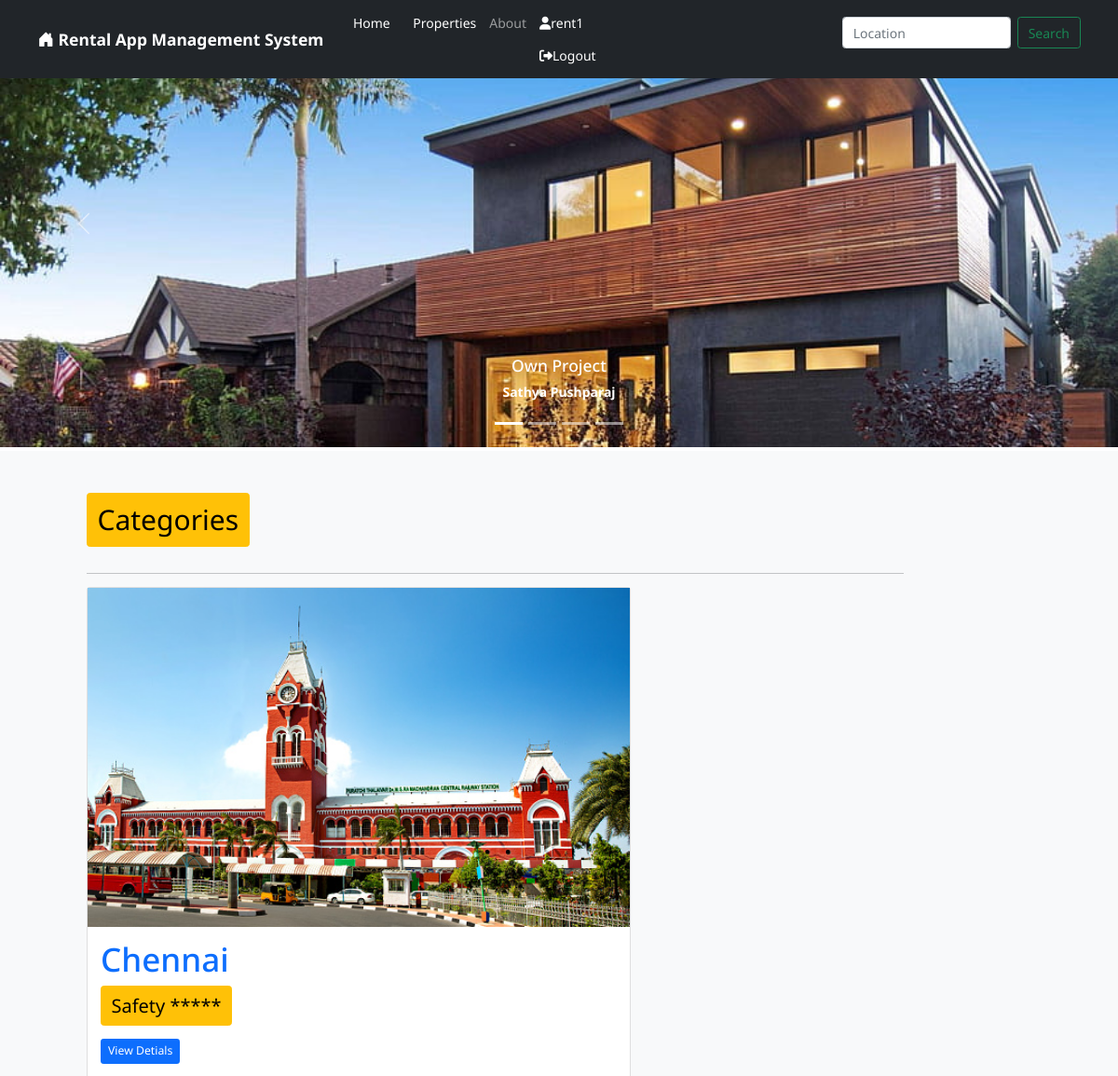
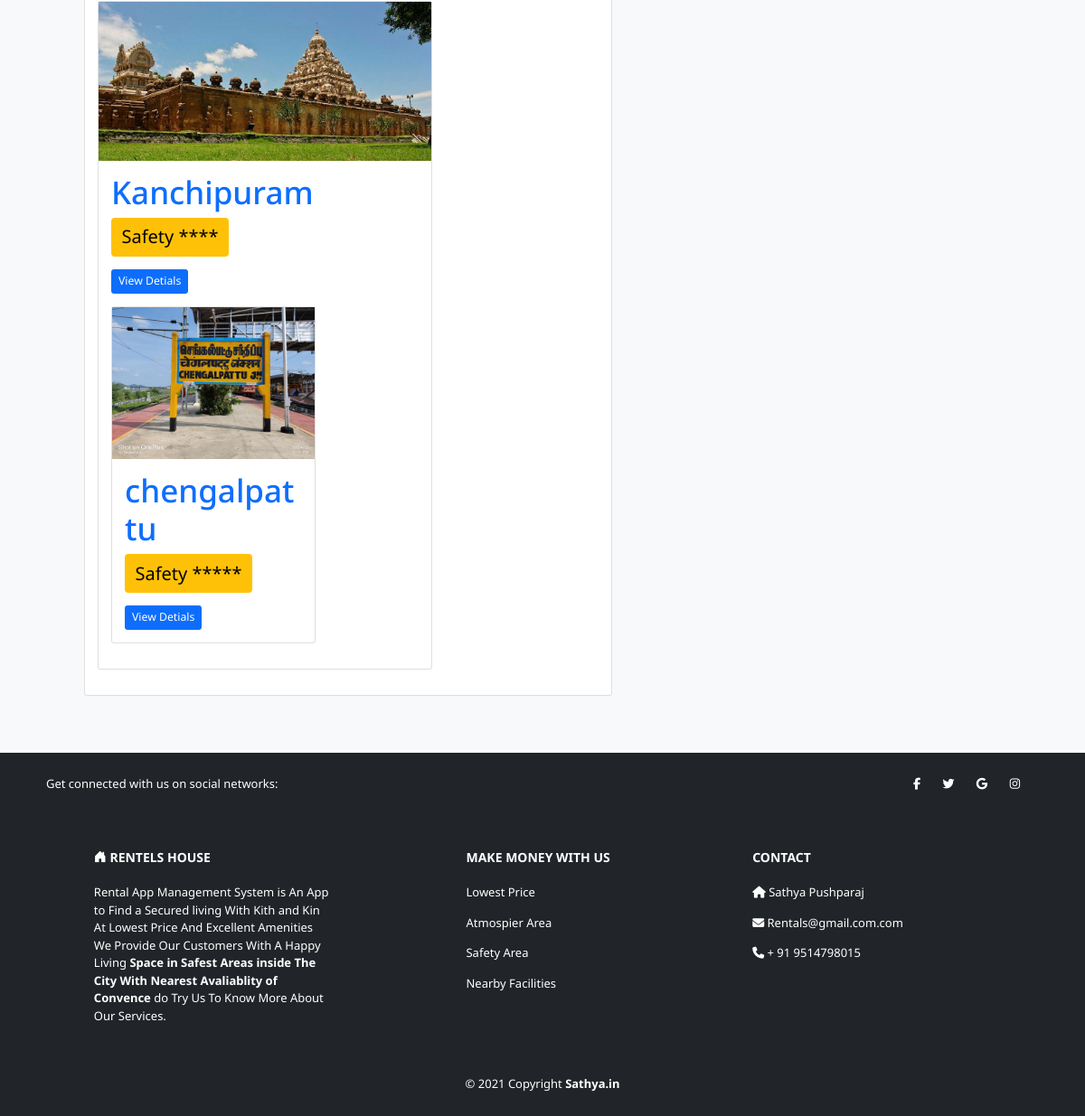
The app's page / (signed in) with its own data (2 pictures, top to bottom).
### rentapp/models.py (models this page shows, shortened)
class House(models.Model):
    name = models.CharField(max_length=150, null=False, blank=False)
    image = models.ImageField(upload_to=getFileName, null=True, blank=True)
    safety = models.TextField(max_length=600, null=True, blank=True)
    created_at = models.DateTimeField(auto_now=True)

### rentapp/views.py (the view)
# urls.py: path('',views.home,name='main'),
def home(request):
    test = House.objects.all()
    return render(request, "index.html", {"test": test})

### rentapp/templates/index.html (shortened to what this page needs)
{% extends 'layout/main.html' %}
{% block content %}
{% include 'inc/slider.html' %}
<head>
</head>
<section class="bg-light py-1 my-1">
    <div class="container">
        <div class="row m-4">
            <div class="col-md-10 m-4">
                <p style="font-size: 30px;" class="btn btn-warning">Categories </p>
                <hr style="border-colur: orange;">
            {% for item in test %}
                <div class="col-md-8 col-lg-0">
                    <div class="card my-3">
                        <img src="{{item.image.url}}" class="card-image-top" alt="House-image">
                        <div class="card-body">
                            <h1 class="card-title text-primary">{{item.name}}</h1>
                            <p style="font-size: 20px;" class="btn btn-warning"> Safety {{item.safety}}</p><br>
                            {% if request.user.is_authenticated %}
                            <a href="{% url 'Appartments' %}?House={{ item.name }}" class="btn btn-primary btn-sm">View Detials</a>
                          {% endif %}
                            {% endfor %}
                        </div>
                        </div>
                    </div>
                </div>
    </div>
    </div>
</section>
{% endblock content %}

### rentapp/templates/inc/navbar.html (shortened to what this page needs)
<nav class="navbar navbar-expand-lg navbar-dark bg-dark fixed-top">
  <div class="container">
    <a class="navbar-brand"><i class="bi-house-door-fill"></i> <b>Rental App Management System</b></a>
    <div class="collapse navbar-collapse" id="navbarSupportedContent">
      <ul class="navbar-nav me-auto mb-3 mb-lg-0">
        <li class="nav-item">
          <div class="container-fluid justify-content-between">
          <a class="nav-link active" aria-current="page" href="{% url 'main' %}">Home</a>
        </li>
        <li class="nav-item">
          <a class="nav-link active" href="{% url 'register' %}">Properties</a>
        </li>
         <li class="nav-item">
          <a class="nav-link" href="{% url 'about' %}">About</a>
        </li>
 {% if request.user.is_authenticated %}
            <li class="nav-item">
          <a class="nav-link active" aria-current="page" href=""><i class="fa fa-user"></i>{{request.user}}</a>
          <a class="nav-link active" aria-current="page" href="{% url 'logout' %}"><i class="fa fa-sign-out"></i>Logout</a>
          {% endif %}
        </li>
      </ul>
         {% if request.user.is_authenticated %}
      <form action="{% url 'search' %}" method="get" class="d-flex">
        <input class="form-control me-2" type="text"  name="query" placeholder="Location" aria-label="Location">
        <button class="btn btn-outline-success" type="submit">Search</button>
          {% endif %}
      </form>
    </div>
  </div>
</nav>

### rentapp/static/css/style.css (style rules this page uses)
html { font-size: 14px; }
body { font-family: 'Noto Sans',sans-serif; }
a { text-decoration: none; }

### records on screen
House: image (picture), name "Chennai", safety "*****"
House: image (picture), name "Kanchipuram", safety "****"
House: image (picture), name "chengalpattu", safety "*****"

### other values on screen
{{ request.user }} "rent1"
